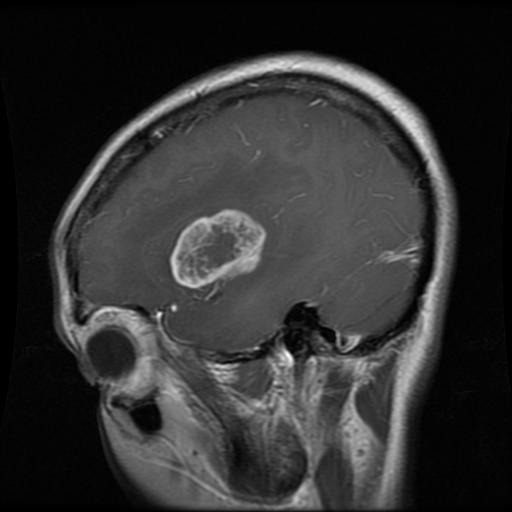
#> input picture Training/glioma_tumor/gg (104).jpg, 512 x 512 px; its folder holds 4 pictures in this run
$ jupyter execute --allow-errors Proj-2.ipynb   (shell and % lines are left out)   (older library calls are emulated)
#> lines starting #> are read from the running program, lines starting #| are printed output that depends on the picture
# Project 2
by:
- Rebecca Kuhlman
- Michael Amberg
- Sam Yao

## Business Understanding
Identifying the type of brain tumor a patient has is an important step in figuring out the treatment plan of a patient. They can be diagnosed via MRI imaging, leading to interest in using machine learning to diagnose the patient. Having a second opinion on brain tumor diagnoses would help improve patient care and outcomes, and lessen stress on doctors. A machine learning model could also speed up analysis time and pick out which patients are in need of urgent treatment.

In this dataset, there is glioma, meningioma, and pituitary tumors, as well as MRI images with no tumors.
Glioma tumors are usually malignant, while meningioma and pituitary tumors are usually benign. Different types of tumors are made of different types of cells and have a location where they are most likely to be located.
More information can be found at: https://www.mayoclinic.org/diseases-conditions/brain-tumor/symptoms-causes/syc-20350084

There are many other types of tumors that future algorithms will be need to address. The majority of other types of tumors are more common in children, while the set we are dealing with are all adult brain images.

Because the model deals with health conditions that have extreme affects on the patient, model accuracy is extremely important. Furthermore, accuracy must fine-tuned to avoid fatal misdiagnosis. While incorrectly marking a patient with a benign tumor as malignant is wasteful, the adverse affects are minimal. Inversely, misdiagnosing a malignant tumor as benign may have fatal effects for the patient. Therefore, the designed model must minimize the rate of false negatives with accuracy of 95% or more.

It should be noted that the majority of misdiagnose of brain tumors happen before a brain scan or related test is ordered.
https://paulandperkins.com/brain-tumors/

## Data Preparation

Several helpful sources that helped this part of the section include:
- [1] https://pillow.readthedocs.io/en/stable/handbook/tutorial.html
- [2] https://towardsdatascience.com/loading-custom-image-dataset-for-deep-learning-models-part-1-d64fa7aaeca6

[cell 1]
import pandas as pd
import numpy as np
import os
from PIL import Image # Utilized Source [2]

'''img = Image.open("./Training/glioma_tumor/gg (1).jpg") # Utilized Source [1]
img_arr = np.array(img)
new_arr = list()
for x in img_arr:
    for y in x:
        new_arr.append(y)
print(len(new_arr))'''
# This method creates the data, whether training or testing, in the form we desire
# Uses code from source [2] to create the training datasets
def create_dataset(img_folder):
    # Read through all files in "./Training"
#> called with img_folder = './Training'
    img_data_array= []
    class_name=[]

    for dir1 in os.listdir(img_folder):
        for file in os.listdir(os.path.join(img_folder, dir1)):
            image_path= os.path.join(img_folder, dir1,  file)
            image= np.array(Image.open(image_path).convert("L").resize((512,512)))
            image = image.flatten() #Vectorizes each image

            image = image.astype('float16')#float32
            image /= 255

            img_data_array.append(image)
            class_name.append(dir1)
    # return array with training data.
    img_data_array = np.asarray(img_data_array, dtype=np.ndarray)
    return img_data_array, class_name

[cell 2]
df_training, training_classes = create_dataset("./Training")
#df_testing, testing_classes = create_dataset("./Testing")

#> (a cell that did not finish here is left out)

## Data Reduction

PCA

Sources:
- https://pandas.pydata.org/docs/reference/api/pandas.DataFrame.html

[cell 4]
# get some of the specifics of the dataset
dfTrain = pd.DataFrame(df_training)
dfTarget = pd.DataFrame(training_classes)
X = dfTrain
y = training_classes

n_samples, n_features = X.shape
#> n_samples = 5; n_features = 262144
h=w = 512
n_classes = 4

print("n_samples: {}".format(n_samples))
#| n_samples: 5
print("n_classes: {}".format(n_classes))
print("Original Image Sizes {} by {}".format(h,w))

[cell 5]
# lets do some PCA of the features and go from 1850 features to 20 features
from sklearn.decomposition import PCA

n_components = 300
print ("Extracting the top %d eigenBrains from %d brains" % (
    n_components, h))

pca = PCA(n_components= n_components)
#> (the rest of this cell did not finish here and is left out)

[cell 6]
def reconstruct_image(trans_obj,org_features):
    low_rep = trans_obj.transform(org_features)
    rec_image = trans_obj.inverse_transform(low_rep)
    return low_rep, rec_image

idx_to_reconstruct = 1
X_idx = X[idx_to_reconstruct]
#> (the rest of this cell did not finish here and is left out)

 randomized principle components analysis. Visualize the explained variance of each component. Analyze how many dimensions are required to adequately represent your image data. Explain your analysis and conclusion.

[cell 7]
print ("Extracting the top %d eigenBrains from %d brains" % (
    n_components, X.shape[0]))
#| Extracting the top 300 eigenBrains from 5 brains
rpca = PCA(n_components=n_components, svd_solver='randomized')
#> (the rest of this cell did not finish here and is left out)

Compare the representation using PCA and Randomized PCA. The method you choose to compare dimensionality methods should quantitatively explain which method is better at representing the images with fewer components.  Do you prefer one method over another? Why?

feature extraction upon the images using DAISY. Try different parameters for your image data.

[cell 8]
from skimage.feature import daisy

# lets first visualize what the daisy descriptor looks like
#> (the rest of this cell did not finish here and is left out)

#> (a cell that did not finish here is left out)

[cell 10]
# create a function to take in the row of the matrix and return a new feature
def apply_daisy(row,shape):
    feat = daisy(row.reshape(shape), step=20, radius=20,
                 rings=2, histograms=8, orientations=4,
                 visualize=False)
    return feat.reshape((-1))

#> (the rest of this cell did not finish here and is left out)

[cell 11]
import copy
# find closest image to current image
idx1 = 5
#> (the rest of this cell did not finish here and is left out)

Does this feature extraction method show promise for your prediction task? Why?
Use visualizations to analyze this questions. For example, use a heat map of the pairwise differences (ordered by class) among all extracted features. Another option, build a nearest neighbor classifier to see actual classification performance.

## Exceptional Work 😡

Additional feature extraction techniques(Gabor filters, keypoint matching, ordered gradients) Several are provided in the notebooks and you might research techniques known in the computer vision literature.
Does this feature extraction method show promise for your prediction task? Why?
Use visualizations to analyze this questions. For example, use a heat map of the pairwise differences (ordered by class) among all extracted features. Another option, build a nearest neighbor classifier to see actual classification performance.

#gamma the larger the kernel function is, the smaller the image is, and the number of stripes remains the same. The larger the sigma, the larger the stripes and the image
                                                                            #psi here is close to 0 degrees with white stripes as the center, and 180 degrees with black stripes as the center
                                                                            #theta represents the rotation angle of the stripes
                                                Sigma # Larger Values produce more edges                           #lambd is the wavelength, the greater the wavelength, the greater the fringe

[cell 12]
from matplotlib import pyplot as plt
#!/usr/bin/env python

import numpy as np
import cv2

#cv2.getGaborKernel(ksize, sigma, theta, lambda, gamma, psi, ktype)

def build_filters():
 filters = []
 ksize = 31
 sigma = 4.0
 for theta in np.arange(0, np.pi, np.pi / 16):
     kern = cv2.getGaborKernel((ksize, ksize), sigma, theta, 10.0, 0.5, 0, ktype=cv2.CV_32F)
     kern /= 1.5*kern.sum()
     filters.append(kern)
 return filters

def process(img, filters):
 accum = np.zeros_like(img)
 for kern in filters:
     fimg = cv2.filter2D(img, cv2.CV_8UC3, kern)
     np.maximum(accum, fimg, accum)
 return accum

#> (the rest of this cell did not finish here and is left out)

#> (a cell that did not finish here is left out)

Where the tumor is much more visable, but this is not an ideal visualization. We will try editing the filters by altering the k size from 30 to 15

[cell 14]
def build_filters2():
 filters = []
 ksize = 15
 for theta in np.arange(0, np.pi, np.pi / 16):
     kern = cv2.getGaborKernel((ksize, ksize), 4.0, theta, 10.0, 0.5, 0, ktype=cv2.CV_32F)
     kern /= 1.5*kern.sum()
     filters.append(kern)
 return filters
filters2 = build_filters2()
#> (the rest of this cell did not finish here and is left out)

[cell 15]
imgFile2 = "./Training/glioma_tumor/gg (250).jpg"
img2 = cv2.imread(imgFile2)
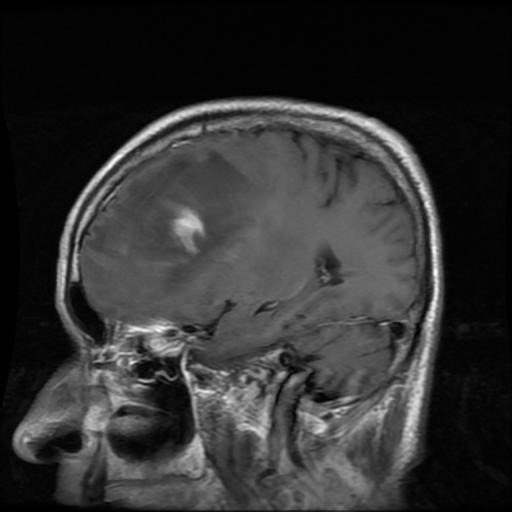
#> input picture Training/glioma_tumor/gg (250).jpg, 512 x 512 px
#> img2 is the input picture: shape (512, 512, 3); min 0, max 255, mean 49.6
if img2 is None:
     print ('Failed to load image file:', imgFile2)
     sys.exit(1)
plt.imshow(img2)

[cell 16]
res2 = process(img2, filters)
#> after the loop in process (call 3), `for kern in filters:`:
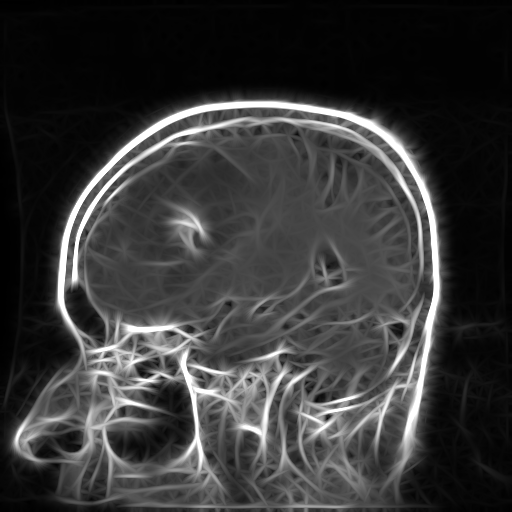
#> accum: shape (512, 512, 3); min 0, max 255, mean 55.9
plt.imshow(res2)

[cell 17]
res2f2 = process(img2, filters2)
#> in process (call 4), `accum = np.zeros_like(img)`: accum: shape (512, 512, 3); every value is 0
#> the loop in process (call 4), `for kern in filters:` made 16 passes
#> pass 1, in process (call 4), `fimg = cv2.filter2D(img, cv2.CV_8UC3, kern)`:
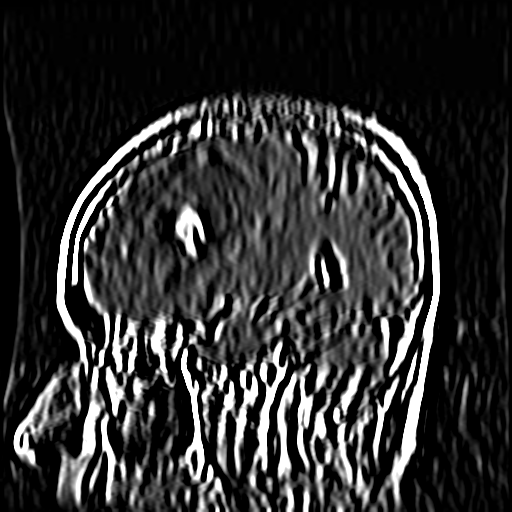
#> fimg: shape (512, 512, 3); min 0, max 255, mean 48.7
#> after the loop in process (call 4), `for kern in filters:`:
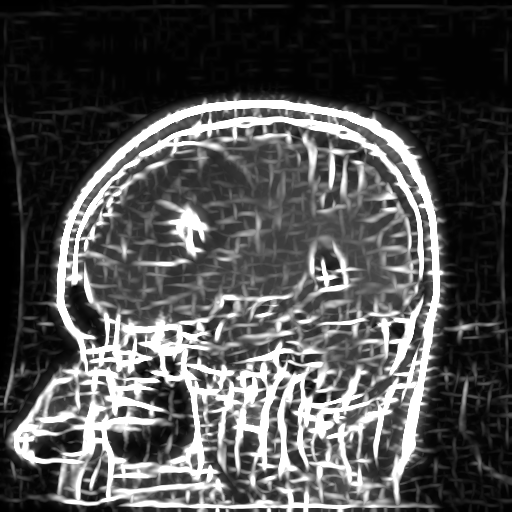
#> accum: shape (512, 512, 3); min 0, max 255, mean 79.8
plt.imshow(res2f2)

For this set of brain images, the tumor is marked, but there is noise coming from the none brain components of the picture. Ideally, a prediction model would only take what's in the brain into account.

Now we will see how a brain without tumors looks with Gabor Filters.

[cell 18]
imgFile3 = "./Training/no_tumor/image(13).jpg"
img3 = cv2.imread(imgFile3)
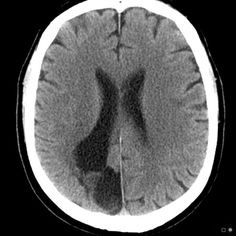
#> input picture Testing/no_tumor/image(13).jpg, 236 x 236 px, found by its file name
#> img3 is the input picture: shape (236, 236, 3); min 0, max 255, mean 95.4
if img3 is None:
     print ('Failed to load image file:', imgFile3)
     sys.exit(1)
plt.imshow(img3)

[cell 19]
res3 = process(img3, filters)
#> in process (call 5), `accum = np.zeros_like(img)`: accum: shape (236, 236, 3); every value is 0
#> after the loop in process (call 5), `for kern in filters:`:
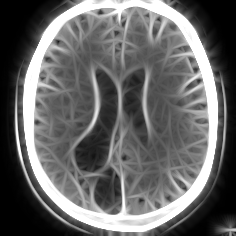
#> accum: shape (236, 236, 3); min 0, max 255, mean 102.7
plt.imshow(res3)

This image has no tumor, but it is quite detailed, and the edge detection is picking that detail up. We will now adjust the sigma of the gabor equation from 4 to 3.75 to try to limit the amount of detail the edge detection picks up.

[cell 20]
def build_filtersSig():
 filters = []
 ksize = 31
 sigma = 3.75
 lamba = 10.5
 for theta in np.arange(0, np.pi, np.pi / 16):
     kern = cv2.getGaborKernel((ksize, ksize), sigma, theta, lamba, 0.5, 0, ktype=cv2.CV_32F)
     kern /= 1.5*kern.sum()
     filters.append(kern)
#> this loop made 16 passes
#> theta on passes 2 to 13: 0.196, 0.393, 0.589, 0.785, 0.982, 1.18, 1.37, 1.57, 1.77, 1.96, 2.16, 2.36
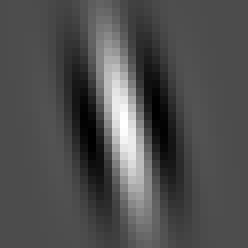
#> kern: shape (31, 31) float32 (shown 8 times larger); min -0.0208, max 0.0483, mean 0.000694; drawn with min black and max white
#> after the loop, filters = 16 items
 return filters
filtersSig= build_filtersSig()
#> filtersSig = 16 items
#> the loop in process, `for kern in filters:` made 1 pass
#> (the rest of this cell did not finish here and is left out)

[cell 21]
resImgNoSig = process(img3, filtersSig)
#> the loop in process (call 7), `for kern in filters:` made 16 passes
#> pass 1, in process (call 7), `fimg = cv2.filter2D(img, cv2.CV_8UC3, kern)`:
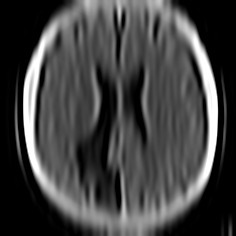
#> fimg: shape (236, 236, 3); min 0, max 255, mean 66.7
#> after the loop in process (call 7), `for kern in filters:`:
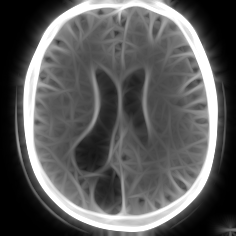
#> accum: shape (236, 236, 3); min 0, max 255, mean 90.6
plt.imshow(resImgNoSig)

There must be a balance between getting seeable results vs. limiting noise. We will now adjust the Gamma and Psi of the equation, from .5 to 1 and 0 to 10 respectively

[cell 22]
def build_filtersGamma():
 filters = []
 ksize = 45
 sigma = 4.4
 lamba = 9.5
 gamma = 1
 psi = 10
 for theta in np.arange(0, np.pi, np.pi / 16):
     kern = cv2.getGaborKernel((ksize, ksize), sigma, theta, lamba, gamma, psi, ktype=cv2.CV_32F)
     kern /= 1.5*kern.sum()
     filters.append(kern)
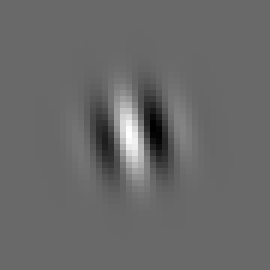
#> kern: shape (45, 45) float32 (shown 6 times larger); min -0.307, max 0.438, mean 0.000329; drawn with min black and max white
#> after the loop, filters = 16 items
 return filters
filtersGam= build_filtersGamma()
#> filtersGam = 16 items
#> (the rest of this cell did not finish here and is left out)
